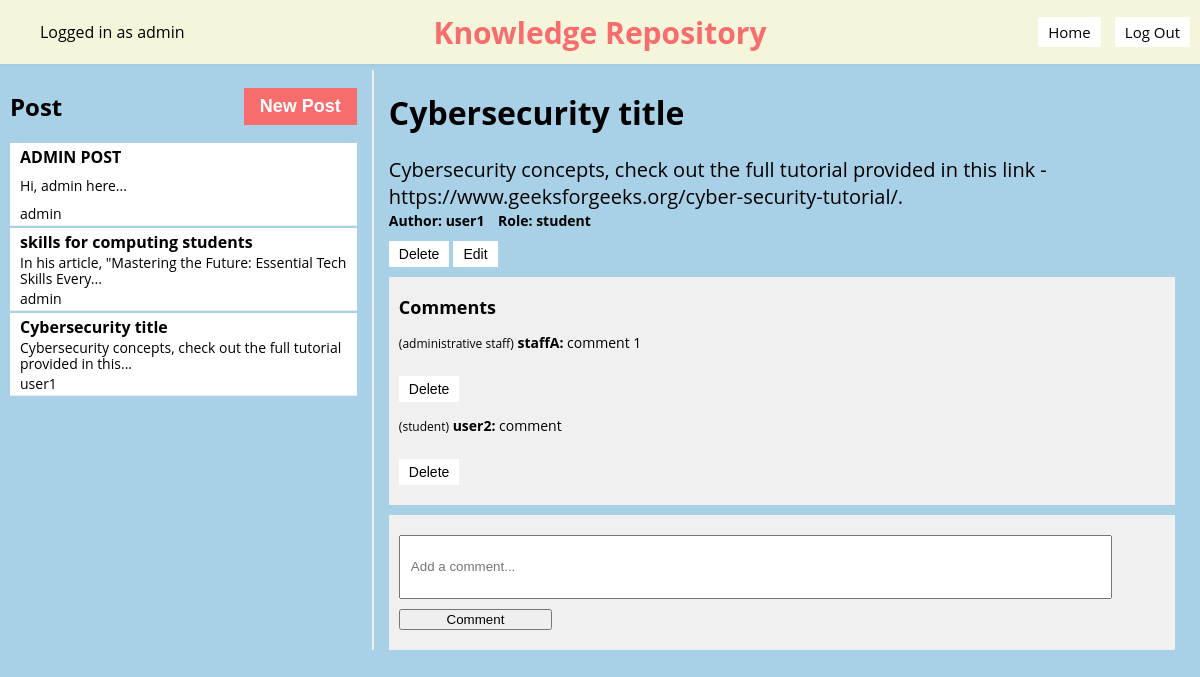
The page /knowledge-repository/6 (signed in) on the database its author committed.
### models.py (models this page shows)
class Base(DeclarativeBase):
    pass

class Article(Base):
    __tablename__ = "article"
    id: Mapped[int] = mapped_column(Integer, primary_key=True)
    title: Mapped[str] = mapped_column(String(100), nullable=False)
    content: Mapped[str] = mapped_column(Text, nullable=False)
    author_id: Mapped[int] = mapped_column(Integer, ForeignKey('user.username'), nullable=False)
    comments = relationship('Comment', backref='article', lazy='dynamic')
    user = relationship("User", foreign_keys=[author_id])

class Comment(Base):
    __tablename__ = "comment"
    id: Mapped[int] = mapped_column(Integer, primary_key=True)
    content: Mapped[str] = mapped_column(Text, nullable=False)
    article_id: Mapped[int] = mapped_column(Integer, ForeignKey('article.id'), nullable=False)
    author_id: Mapped[int] = mapped_column(Integer, ForeignKey('user.username'), nullable=False)
    author_role: Mapped[RoleType] = mapped_column(Enum(RoleType), nullable=False)
    user = relationship("User", foreign_keys=[author_id])

### app.py (the view)
@app.route("/knowledge-repository", defaults={'article_id': None})
@app.route("/knowledge-repository/<int:article_id>")
def knowledge_repository(article_id):
    username = session.get("username")
    if username is None:
        return redirect(url_for('login'))  # Redirect to login page
    articles = db.get_all_articles()
    selected_article = db.get_article(article_id) if article_id else None
    user = db.get_user(username)
    user_role = user.role.name if hasattr(user.role, 'name') else str(user.role)
    if selected_article:
        comments = db.get_comments(selected_article.id)
    else:
        comments = []
    if selected_article != None:
        author_role = db.get_user_role(selected_article.author_id)
    else:
        author_role = "student"
    return render_template('knowledge_repository.jinja', username=username, articles=articles, selected_article=selected_article, author_role=author_role, user_role=user_role, comments=comments)

### app.py (called while the page is built)
def csp_policy_string(policy_dict):
    return "; ".join([f"{key} {' '.join(val) if isinstance(val, list) else val}" for key, val in policy_dict.items()])

@app.after_request
def apply_csp(response):
    policy = {
    "default-src": "'self'",
    "script-src": [
        "'self'",
        "https://cdnjs.cloudflare.com",  # Allow scripts from CDN for Crypto-JS
        "https://cdn.jsdelivr.net",
        "'unsafe-inline'"
    ],
    "style-src": "'self' 'unsafe-inline'",  # Allows inline styles;
    "img-src": "'self'",
    "connect-src": "'self'",  # Restricts the URLs which can be loaded using script interfaces
    "font-src": "'self'",  # Fonts loading
    "object-src": "'none'",  # Prevents object, embed, and applet elements from rendering
    "frame-ancestors": "'none'"  # Protects against clickjacking
}
    response.headers['Content-Security-Policy'] = csp_policy_string(policy)
    return response

### db.py (called while the page is built)
def get_user(username: str):
    with Session(engine) as session:
        return session.get(User, username)

def get_all_articles():
    with Session(engine) as session:
        articles = session.query(Article).all()
        return articles

def get_article(article_id):
    with Session(engine) as session:
        return session.query(Article).filter(Article.id == article_id).first()

def get_comments(article_id):
    with Session(engine) as session:
        return session.query(Comment).filter(Comment.article_id == article_id).all()

def get_user_role(username):
    with Session(engine) as session:
        user = session.query(User).filter(User.username == username).first()
        if user:
            return user.role.value
        else:
            return None  # Return None if the user is not found

### templates/knowledge_repository.jinja (shortened to what this page needs)
{% extends 'base.jinja' %}
{% block content %}
<nav style="padding: 2px 0; overflow: auto;">
    <div style="float: left;">
        <ul>
            <li class="username" style="display: inline-block;">Logged in as {{ username }}</li>
        </ul>
    </div>
        <div style="text-align: center; position: absolute; left: 50%; transform: translateX(-50%);">
        <h1 style="margin: 0; font-size: 30px; color: #F76C6c; ">Knowledge Repository</h1>
    </div>
    <div style="float: right;">
        <ul>
            <li style="display: inline-block;"><button onclick="location.href='{{ url_for('home') }}'">Home</button></li>
            <button onclick="confirmLogout()">Log Out</button>
        </ul>
    </div>
</nav>
<div class="container">
    <div class="sidebar">
        <div class="sidebar-header">
            <h2>Post</h2>
            <button class="new-article" id="newArticleBtn">New Post</button>
        </div>
        {% for article in articles %}
            <div class="article-preview" onclick="location.href='{{ url_for('knowledge_repository', article_id=article.id) }}'">
                <h3 id="sidebar-title-{{ article.id }}">{{ article.title }}</h3>
                <p id="sidebar-content-{{ article.id }}" style="font-size: 14px; color: black; margin: 1px 0;">{{ article.content.split()[:10]|join(' ') }}...</p>
                <p style="font-size: 14px; color: black;margin: 1px 0;">{{ article.author_id }}</p>
            </div>
        {% endfor %}
        </div>
        <div class="main-content">
            {% if selected_article %}
            <h1 id="article-title-{{ selected_article.id }}">{{ selected_article.title }}</h1>
            <p id="article-content-{{ selected_article.id }}" style="font-size: 20px; color: black; ; margin: 1px 0;">{{ selected_article.content }}</p>
            <p style="margin-top:5px; font-size: 14px; color: black; margin: 1px 0;font-weight: 680;">
                <span style="padding-right: 10px;">Author: {{ selected_article.author_id}}</span>
                <span style="padding-right: 10px;"> Role: {{ author_role }}</span>
            </p>
            {% if username == selected_article.author_id or user_role == 'ADMIN' or user_role == 'ACADEMIC' or user_role == 'ADMINISTRATIVE' %}
                <button class="button" onclick="deleteArticle({{ selected_article.id }}); event.stopPropagation();" style="vertical-align: top;">
                    Delete
                </button>
            {% endif %}
            {% if username == selected_article.author_id or user_role == 'ADMIN' or user_role == 'ACADEMIC' or user_role == 'ADMINISTRATIVE' %}
                <button class="button" id="edit-button-{{ selected_article.id }}" onclick="enableEditing({{ selected_article.id }})">Edit</button>
            {% endif %}
            <div class="comments">
            <h3>Comments</h3>
            {% for comment in comments %}
                <div class="comment">
                    <p>
                    <span class="comment-role">({{ comment.author_role.value }})</span>
                    <span class="comment-author">{{ comment.author_id }}:</span>
                    <span class="comment-content">{{ comment.content }}</span>
                    </p>
                    {% if user_role == 'ADMIN' or user_role == 'ACADEMIC' or user_role == 'ADMINISTRATIVE'%}
                        <button onclick="deleteComment({{ comment.id }})" class="button delete-button">Delete</button>
                    {% endif %}
                </div>
                {% else %}
                <p>No comments yet.</p>
                {% endfor %}
            </div>
            <div class="comments">
                <form id="comment-form" data-article-id="{{ selected_article.id }}">
                    <input type="text" name="content" placeholder="Add a comment..." required>
                    <button type="submit">Comment</button>
                </form>
            </div>
            {% endif %}
        </div>
    </div>
{% endblock %}

### templates/knowledge_repository.jinja (style rules this page uses)
html, body { margin: 0; padding: 0; width: 100%; height: 100%; display: flex; flex-direction: column; font-family: 'Open Sans', sans-serif; background-color: #A8D0E6; }
nav { position: absolute; width: 100%; height: 60px; background-color: beige; display: flex; justify-content: space-between; align-items: center; padding: 0 20px; box-shadow: 0 2px 4px rgba(0, 0, 0, 0.03); overflow: hidden; }
h2 { font-family: 'Open Sans', sans-serif; }
h3 { font-family: 'Open Sans', sans-serif; color: black; font-size: 18px; margin: 8px 0; }
p { font-family: 'Open Sans', sans-serif; color: black; font-size: 14px; }
.container { margin-top: 60px; display: flex; justify-content: space-between; padding: 10px; }
.sidebar { overflow: auto; width: 30%; border-right: 2px solid #eee; padding-right: 15px; }
.sidebar-header { display: flex; align-items: center; justify-content: space-between; }
.article-preview { cursor: pointer; padding: 1px; border-bottom: 1px solid #eee; height: 80px; display: flex; flex-direction: column; justify-content: space-between; overflow: hidden; background: #fff; margin-bottom: 2px; padding-left: 5px; }
.article-preview h3 { margin-top: 2px; font-size: 16px; overflow: hidden; text-overflow: ellipsis; margin-bottom: 0px; white-space: nowrap; padding-left: 5px; }
.article-preview p { margin-top: 0px; line-height: 1.2; font-size: 14px; cursor: pointer; border-bottom: 0px solid #eee; overflow: hidden; text-overflow: ellipsis; padding-left: 5px; padding-right: 5px; }
.main-content { width: 68%; padding-left: 15px; padding-right: 15px; }
.comments { margin-top: 10px; background-color: #f0f0f0; padding: 10px; overflow-y: auto; // Enable vertical scrolling }
.comment { margin-bottom: 10px; }
nav button { font-family: 'Open Sans', sans-serif; padding: 5px 10px; background-color: white; color: black; border: none; border-radius: 2px; cursor: pointer; text-align: center; text-decoration: none; display: inline-block; margin-right: 10px; font-size: 15px; transition: background-color 0.3s, color 0.3s; }
.new-article { padding: 8px 16px; background-color: #F76C6c; color: white; border: none; cursor: pointer; font-size: 18px; font-weight: bold; transition: background-color 0.2s; }
form { width: 100%; display: flex; flex-direction: column; align-items: left; }
form input[type="text"] { margin-top: 10px; width: 90%; padding: 10px; height: 40px; }
form button { margin-top: 10px; margin-bottom: 10px; width: 20%; }
.button { margin-top: 10px; padding: 5px 10px; background-color: white; color: black; border: none; cursor: pointer; font-size: 14px; transition: background-color 0.3s, box-shadow 0.3s; }
.comment p { font-size: 14px; color: black; }
.comment .comment-role { font-size: 12px; color: black; }
.comment .comment-author { font-size: 14px; font-weight: bold; }
.comment .comment-content { font-size: 14px; }

### rows shown on the page
Article: title "ADMIN POST", content.split "Hi, admin here", author_id "admin"
Article: title "skills for computing students", content.split "In his article, \"Mastering the Future: Essential Tech Skills Every", author_id "admin"
Article: title "Cybersecurity title", content.split "Cybersecurity concepts, check out the full tutorial provided in this", author_id "user1", content "Cybersecurity concepts, check out the full tutorial provided in this link - https://www.geeksforgeeks.org/cyber-security-tutorial/."
Comment: author_role.value "administrative staff", author_id "staffA", content "comment 1"
Comment: author_role.value "student", author_id "user2", content "comment"

### other values the page prints
{{ username }} "admin"
{{ author_role }} "student"
